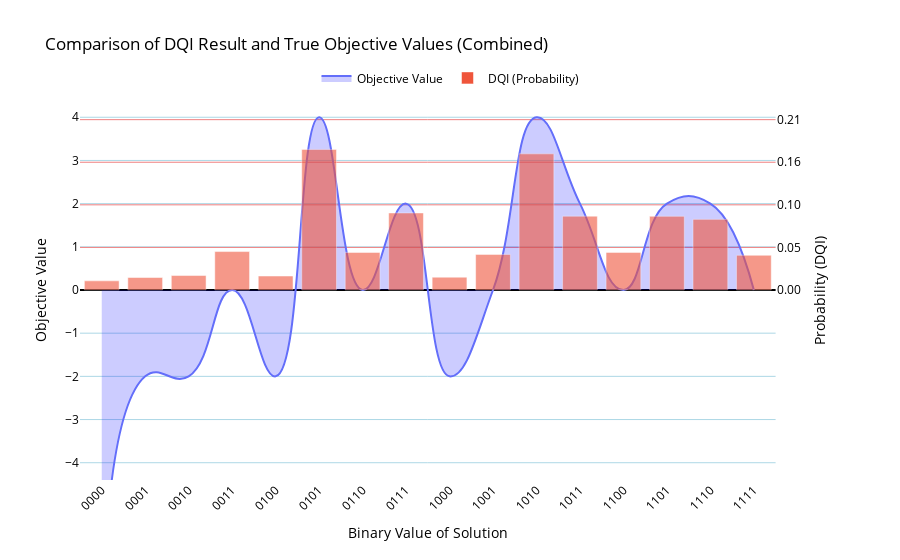

This figure's notebook cell:
### Code cell
combined_counts = combine_counts(counts)
plot_results_union_plotly(
    brute_force_results,
    combined_counts,
    plot_name="Comparison of DQI Result and True Objective Values (Combined)",
    spline_smoothing=1.3
)

### Figure 1 — Plotly figure (JSON) as saved in the notebook; plotly's stock layout.template omitted (floating-point values rounded to 4 significant figures)
{"data": [{"fill": "tozeroy", "fillcolor": "rgba(0,0,255,0.2)", "line": {"shape": "spline", "smoothing": 1.3}, "mode": "lines", "name": "Objective Value", "type": "scatter", "x": ["0000", "0001", "0010", "0011", "0100", "0101", "0110", "0111", "1000", "1001", "1010", "1011", "1100", "1101", "1110", "1111"], "xaxis": "x", "y": [-8, -2, -2, 0, -2, 4, 0, 2, -2, 0, 4, 2, 0, 2, 2, 0], "yaxis": "y"}, {"marker": {"opacity": 0.6}, "name": "DQI (Probability)", "type": "bar", "x": ["0000", "0001", "0010", "0011", "0100", "0101", "0110", "0111", "1000", "1001", "1010", "1011", "1100", "1101", "1110", "1111"], "xaxis": "x", "y": [0.0112, 0.01526, 0.01768, 0.04694, 0.01706, 0.1717, 0.04589, 0.09408, 0.01566, 0.04348, 0.1663, 0.09019, 0.04594, 0.09003, 0.08625, 0.04239], "yaxis": "y2"}], "layout": {"font": {"color": "black"}, "legend": {"orientation": "h", "x": 0.5, "xanchor": "center", "y": 1.02, "yanchor": "bottom"}, "title": {"text": "Comparison of DQI Result and True Objective Values (Combined)"}, "xaxis": {"anchor": "y", "domain": [0, 0.94], "tickangle": -45, "title": {"text": "Binary Value of Solution"}}, "yaxis": {"anchor": "x", "domain": [0, 1], "dtick": 1, "gridcolor": "lightblue", "range": [-4.4, 4.4], "showgrid": true, "tick0": 0, "title": {"text": "Objective Value"}}, "yaxis2": {"anchor": "x", "gridcolor": "lightcoral", "overlaying": "y", "range": [-0.232, 0.232], "showgrid": true, "side": "right", "tickmode": "array", "ticktext": ["0.00", "0.05", "0.10", "0.16", "0.21", "0.26", "0.31"], "tickvals": [0, 0.052, 0.104, 0.156, 0.208, 0.26, 0.312], "title": {"text": "Probability (DQI)"}, "zeroline": true, "zerolinecolor": "black", "zerolinewidth": 2}}}
